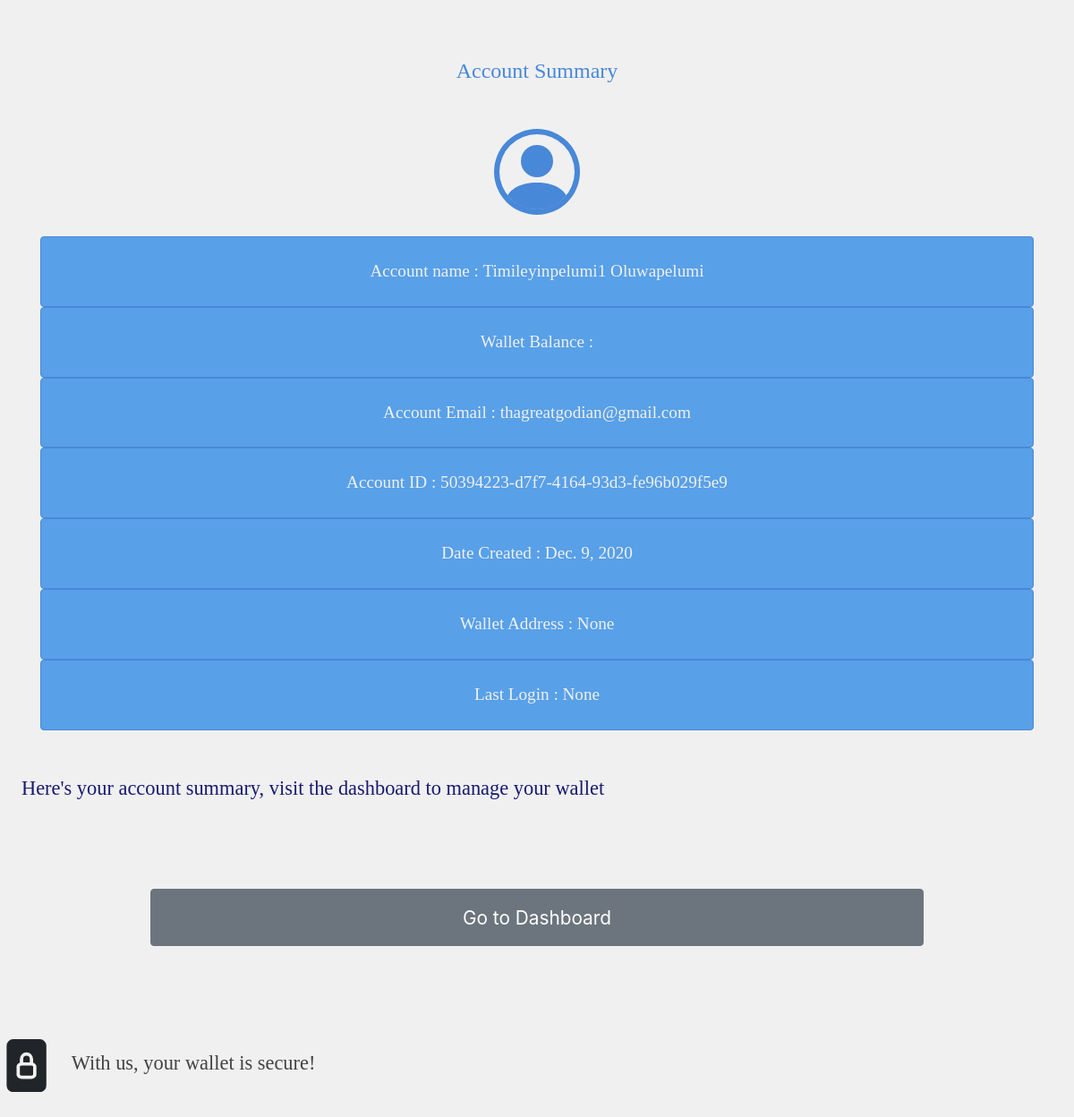
/users/summary/ (signed in), run on the app's committed database.
### users/models.py (models this page shows, shortened)
class User( AbstractBaseUser ):
	fname = models.CharField( max_length = 25 , verbose_name = 'firstname' )
	lname = models.CharField( max_length = 25 , verbose_name = 'lastname' )
	email = models.EmailField( max_length = 255, unique = True )
	date_joined = models.DateTimeField( auto_now_add = True )
	last_updated = models.DateTimeField( auto_now = True )
	id = models.UUIDField( primary_key = True , unique = True , default = uuid.uuid4 )
	is_admin = models.BooleanField( default = False )
	is_active = models.BooleanField( default = True )
	password = models.CharField( max_length = 25 )
	wallet_address = models.CharField( max_length = 512, unique = True, null = True )
	objects = CustomUserManager()
	USERNAME_FIELD = 'email'
	REQUIRED_FIELDS = ['fname', 'lname' ,'password' ]
	def get_fullname(self):
		return self.fname + '  ' + self.lname

### users/views.py (the view)
# urls.py: path( 'summary/', views.summary_view , name = 'summary_view' ),
@login_required( login_url = '/users/login/' , redirect_field_name = 'redirect_to' )
def summary_view(request):
	return render(request, 'users/summary.html')

### users/templates/users/summary.html (shortened to what this page needs)
﻿{% extends 'main/base.html' %}
{% block elink %}
<a id = 'link' href = '{% url "users:dashboard_view" %}'> <button class = 'create  btn btn-secondary mx-auto d-block ' > Go to Dashboard </button> </a>
{% endblock elink %}
{% block peptalk %}
Here's your account summary, visit the dashboard to manage your wallet
{% endblock %}
{% block pitch %}
<div class = 'acct-container container' >
<div class = 'details mx-auto'>
<h3 class = 'head-txt' > Account Summary </h3>
<div  class = 'person'>
</div>
<p > Account name : <span> {{ request.user.get_fullname }} </span>  </p>
<p> Wallet Balance :   </p>
<p> Account Email : <span> {{ request.user.email }} </span>  </p>
<p> Account ID : <span> {{ request.user.id }} </span>  </p>
<p> Date Created : <span> {{ request.user.date_joined.date }} </span>  </p>
<p> Wallet Address : <span> {{ request.user.wallet_address }} </span>  </p>
<p> Last Login : <span> {{ request.user.last_login }} </span>  </p>
</div>
</div>
{% endblock pitch %}

### data on the page
User: user.get_fullname "Timileyinpelumi1 Oluwapelumi", user.email "thagreatgodian@gmail.com", user.id "50394223-d7f7-4164-93d3-fe96b029f5e9", user.date_joined "Dec. 9, 2020", user.wallet_address "None", user.last_login "None"
